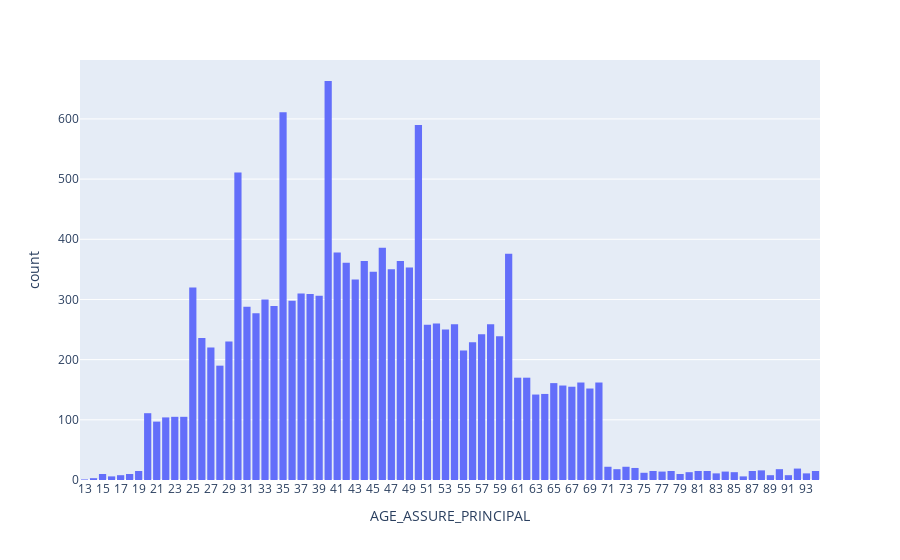

Notebook source saved alongside this figure:
### Code cell
#Ecrivez votre code ici
fig = px.histogram(data_set.sort_values('AGE_ASSURE_PRINCIPAL'), x="AGE_ASSURE_PRINCIPAL")
fig.update_xaxes(type='category') #Cette ligne permet de forcer la variable comme variable catégorielle et non numérique

fig.show()

### Figure 1 — Plotly figure (JSON) as saved in the notebook; plotly's stock layout.template omitted (floating-point values rounded to 4 significant figures; data arrays with more than 128 entries replaced by an {"elided": "..."} marker saying what was removed)
{"data": [{"bingroup": "x", "hovertemplate": "AGE_ASSURE_PRINCIPAL=%{x}<br>count=%{y}<extra></extra>", "legendgroup": "", "marker": {"color": "#636efa", "pattern": {"shape": ""}}, "name": "", "orientation": "v", "showlegend": false, "type": "histogram", "x": {"elided": "14264 int values"}, "xaxis": "x", "yaxis": "y"}], "layout": {"barmode": "relative", "legend": {"tracegroupgap": 0}, "margin": {"t": 60}, "xaxis": {"anchor": "y", "domain": [0, 1], "title": {"text": "AGE_ASSURE_PRINCIPAL"}, "type": "category"}, "yaxis": {"anchor": "x", "domain": [0, 1], "title": {"text": "count"}}}}
